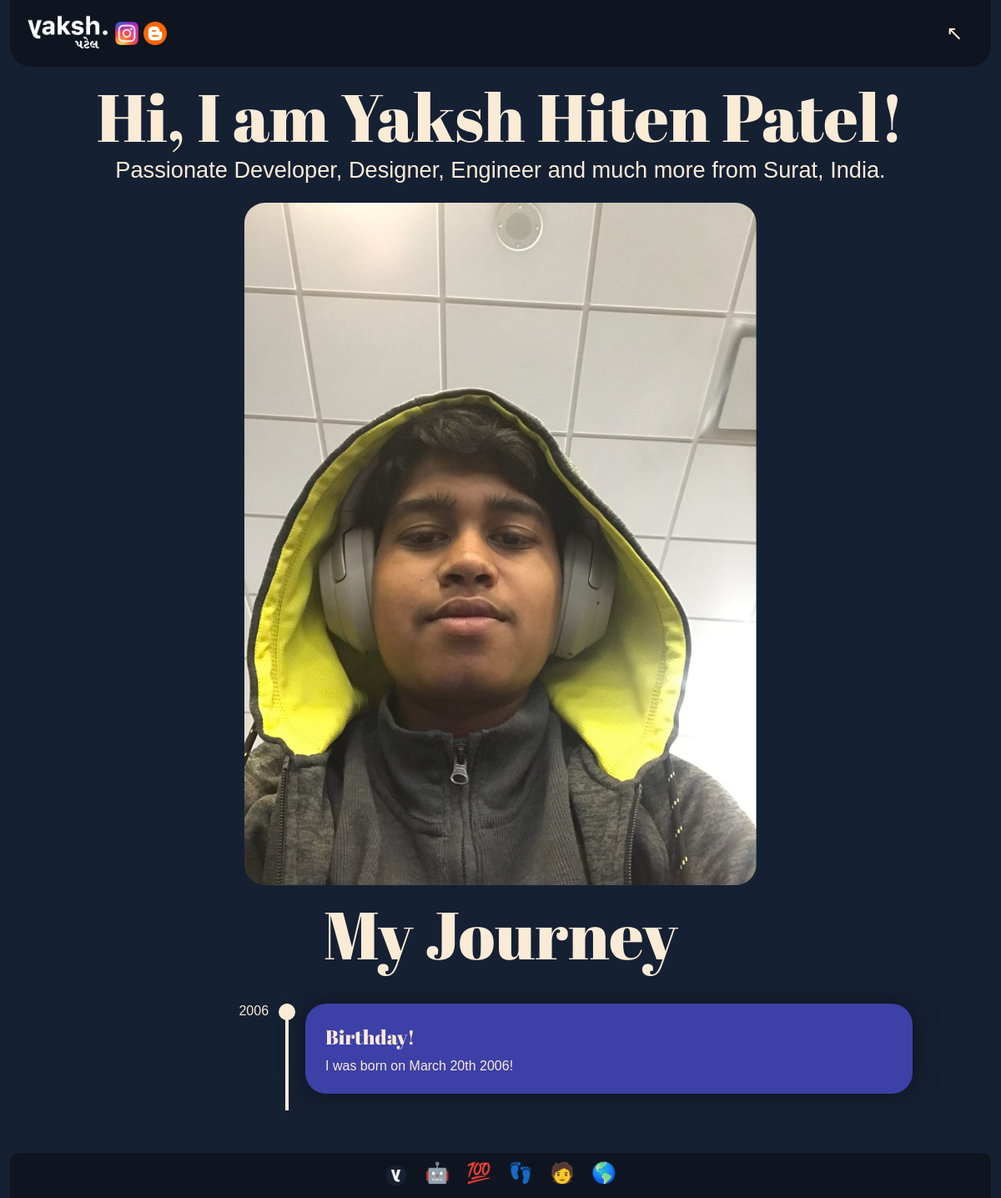
The page /about/ on the database its author committed.
### main/models.py (models this page shows)
class Person(models.Model):
    first_name = models.CharField(max_length=30, default="")
    middle_name = models.CharField(max_length=30, default="")
    last_name = models.CharField(max_length=30, default="")
    picture = models.ImageField(upload_to='personalInformation/')
    picture_background_removed = models.ImageField(upload_to='personalInformation/', default="")
    hobbies = models.TextField(default="", help_text="Please separate them by a comma.")
    interests = models.TextField(default="", help_text="Please separate them by a comma.")
    skills = models.TextField(default="", help_text="Please separate them by a comma.")

class AboutPageTimelineEvent(models.Model):
    Event_date_op = models.CharField(max_length=50, default="", help_text="Please put in event date.")
    Event_title = models.CharField(max_length=200, default="", help_text="Please put in a exciting title for the event!")
    Event_description = models.TextField(max_length=1000, default="")

### main/views.py (the view)
# urls.py: path('about/', mainViews.About),
def About(request, *args, **kwargs):
    obj = Person.objects.filter(first_name__exact="Yaksh")
    timeline_events = AboutPageTimelineEvent.objects.all().order_by('-Event_date_op')
    context = {
        "person": obj[0],
        "timeline_events": timeline_events,
    }
    return render(request, 'about.html', context)

### templates/about.html
{% extends 'base/base.html' %}
{% load static %}
{% block head %}
    <link rel="stylesheet" href="{% static 'css/about.css' %}">
{% endblock head %}
{% block content %}
    <div class="page">
        <div class="Introduction">
            <h1>Hi, I am {{ person.first_name }} {{ person.middle_name }} {{ person.last_name }}!</h1>
            <h2>Passionate Developer, Designer, Engineer and much more from Surat, India.</h2>
            <img class="profile-image" src="{{ person.picture.url }}" alt="image of me with background removed">
            <h1>My Journey</h1>
            <div class="timeline">
                {% for event in timeline_events %}
                    <div class="timeline__component">
                        <div class="timeline__date -right">
                            {{ event.Event_date_op }}
                        </div>
                    </div>
                    <div class="timeline__middle">
                        <div class="timeline__point"></div>
                    </div>
                    <div class="timeline__component timeline__component-bg">
                        <h3 class="timeline__title -left">{{ event.Event_title }}</h3>
                        <p class="timeline__para">
                            {{ event.Event_description }}
                        </p>
                    </div>
                {% endfor %}
            </div>
        </div>
    </div>
{% endblock content %}

### main/static/css/about.css (style rules this page uses)
body { font-family: "San Fransisco", sans-serif; }
.page { display: flex; justify-content: center; position: absolute; width: 98%; left: 50%; top: 65px; transform: translate(-50%,0); margin-top: 20px; padding-bottom: 75px; }
.Introduction { width: 95%; height: auto; align-items: center; }
.Introduction h1 { font-family: "Abril FatFace", sans-serif; font-weight: 200; width: 90%; font-size: 500%; text-align: center; z-index: -1; margin: 0 auto; height: auto; }
.Introduction h2 { font-size: 170%; text-align: center; margin-top: -5px; height: auto; font-weight: 100; }
.Introduction img { width: 55%; border-radius: 25px; position: relative; left: 50%; transform: translate(-50%,0); }
.timeline { margin: 0 auto; max-width: 92%; padding: 30px; display: grid; grid-template-columns: 1fr 4px 3fr; }
.timeline__component { margin: 0 20px 20px 20px; }
.timeline__component-bg { padding: 1.5em; background: #3d40a6; box-shadow: 0 0 30px rgba(0,0,0,0.4); border-radius: 25px; }
.timeline__title { font-family: "Abril FatFace", sans-serif; font-size: 150%; font-weight: 200; margin: 0 0 10px 0; }
.timeline__para { margin: 0; }
.-right { text-align: right; }
.-left { text-align: left; }
.timeline__middle { position: relative; background: antiquewhite; }
.timeline__point { position: absolute; top: 0; left: 50%; transform: translateX(-50%); width: 20px; height: 20px; border-radius: 20px; background: antiquewhite; }

### main/static/css/base.css (style rules this page uses)
body { background-color: #152033; color: antiquewhite; font-family: "San Fransisco", sans-serif; }

### rows shown on the page
Person: first_name "Yaksh", middle_name "Hiten", last_name "Patel", picture (picture)
AboutPageTimelineEvent: Event_date_op "2006", Event_title "Birthday!", Event_description "I was born on March 20th 2006!"
